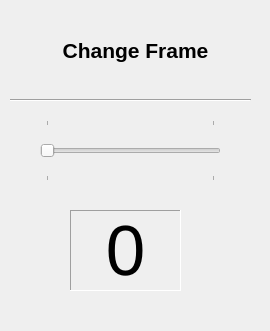
<?xml version="1.0" encoding="UTF-8"?>
<ui version="4.0">
 <class>ChangeFrameWidget</class>
 <widget class="QWidget" name="ChangeFrameWidget">
  <property name="geometry">
   <rect>
    <x>0</x>
    <y>0</y>
    <width>270</width>
    <height>331</height>
   </rect>
  </property>
  <property name="windowTitle">
   <string>Form</string>
  </property>
  <widget class="QLabel" name="label">
   <property name="geometry">
    <rect>
     <x>0</x>
     <y>30</y>
     <width>271</width>
     <height>41</height>
    </rect>
   </property>
   <property name="font">
    <font>
     <pointsize>16</pointsize>
     <weight>75</weight>
     <bold>true</bold>
    </font>
   </property>
   <property name="text">
    <string>Change Frame</string>
   </property>
   <property name="alignment">
    <set>Qt::AlignCenter</set>
   </property>
  </widget>
  <widget class="QSlider" name="sliderFrame">
   <property name="geometry">
    <rect>
     <x>40</x>
     <y>120</y>
     <width>181</width>
     <height>61</height>
    </rect>
   </property>
   <property name="font">
    <font>
     <stylestrategy>PreferDefault</stylestrategy>
    </font>
   </property>
   <property name="contextMenuPolicy">
    <enum>Qt::DefaultContextMenu</enum>
   </property>
   <property name="minimum">
    <number>0</number>
   </property>
   <property name="maximum">
    <number>1</number>
   </property>
   <property name="value">
    <number>0</number>
   </property>
   <property name="sliderPosition">
    <number>0</number>
   </property>
   <property name="tracking">
    <bool>true</bool>
   </property>
   <property name="orientation">
    <enum>Qt::Horizontal</enum>
   </property>
   <property name="tickPosition">
    <enum>QSlider::TicksBothSides</enum>
   </property>
   <property name="tickInterval">
    <number>0</number>
   </property>
  </widget>
  <widget class="Line" name="line">
   <property name="geometry">
    <rect>
     <x>10</x>
     <y>90</y>
     <width>241</width>
     <height>20</height>
    </rect>
   </property>
   <property name="orientation">
    <enum>Qt::Horizontal</enum>
   </property>
  </widget>
  <widget class="QLabel" name="labelNum">
   <property name="geometry">
    <rect>
     <x>70</x>
     <y>210</y>
     <width>111</width>
     <height>81</height>
    </rect>
   </property>
   <property name="font">
    <font>
     <pointsize>53</pointsize>
     <weight>50</weight>
     <bold>false</bold>
    </font>
   </property>
   <property name="layoutDirection">
    <enum>Qt::LeftToRight</enum>
   </property>
   <property name="autoFillBackground">
    <bool>true</bool>
   </property>
   <property name="inputMethodHints">
    <set>Qt::ImhNone</set>
   </property>
   <property name="frameShape">
    <enum>QFrame::Panel</enum>
   </property>
   <property name="frameShadow">
    <enum>QFrame::Sunken</enum>
   </property>
   <property name="text">
    <string>0</string>
   </property>
   <property name="textFormat">
    <enum>Qt::PlainText</enum>
   </property>
   <property name="alignment">
    <set>Qt::AlignCenter</set>
   </property>
  </widget>
 </widget>
 <resources/>
 <connections/>
</ui>
